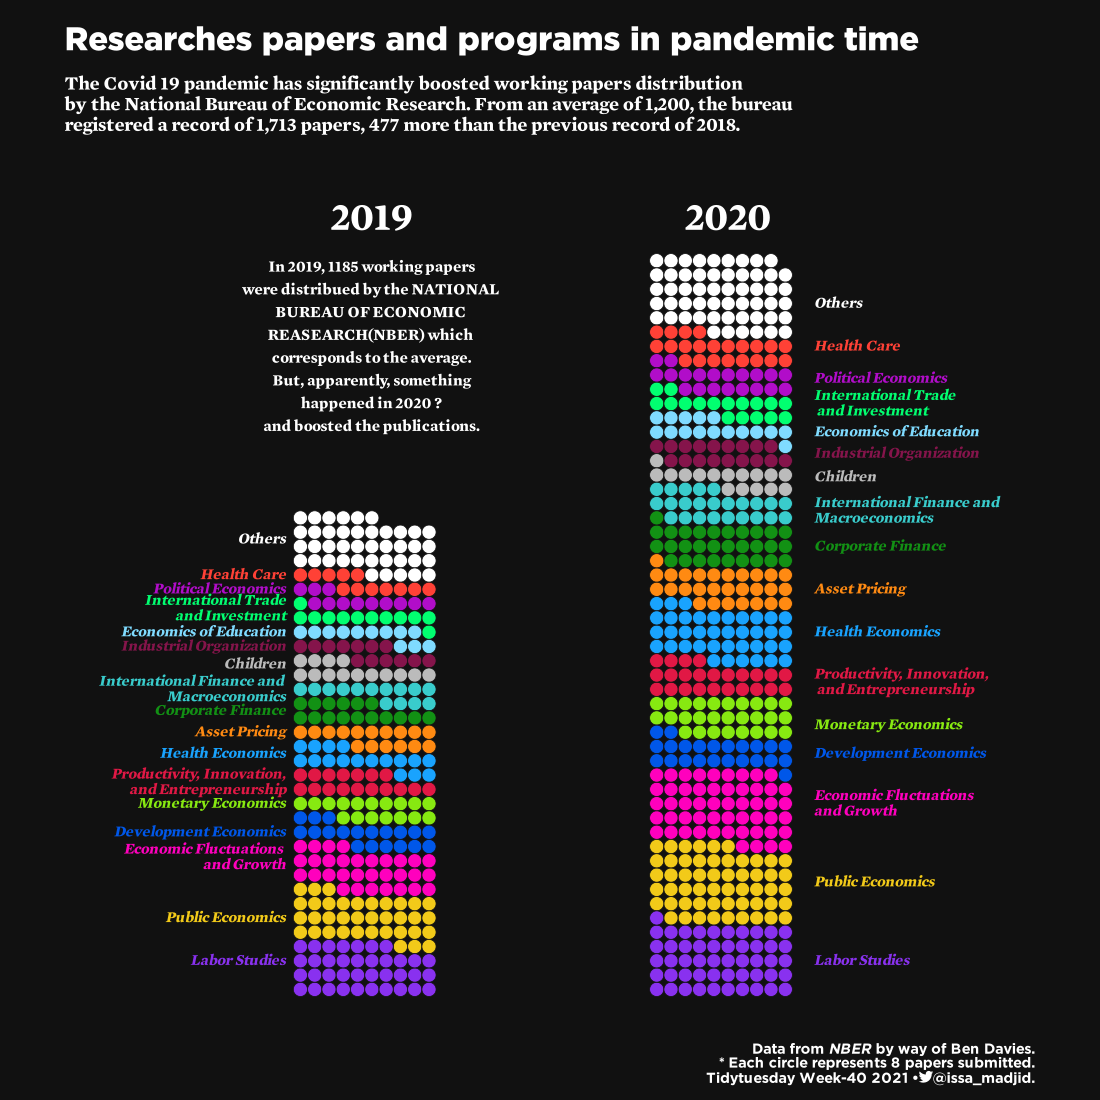

Write the R code that produced this figure.
# Load libraries ----------------------------------------------------------
library(tidyverse)
library(ggtext)
library(ggforce)
library(patchwork)

# Data Reading and Wrangling ----------------------------------------------
papers <- readr::read_csv('https://raw.githubusercontent.com/rfordatascience/tidytuesday/master/data/2021/2021-09-28/papers.csv')
programs <- readr::read_csv('https://raw.githubusercontent.com/rfordatascience/tidytuesday/master/data/2021/2021-09-28/programs.csv')
paper_programs <- readr::read_csv('https://raw.githubusercontent.com/rfordatascience/tidytuesday/master/data/2021/2021-09-28/paper_programs.csv')

glimpse(paper_programs)
papers_19_20 <- papers %>% 
  filter(between(year,2019,2020)) %>% 
  left_join(paper_programs, by = "paper") %>%
  count(year, program, sort = T) %>% 
  mutate(n = n/8)

repeat_programs <- function(program, n){
  tibble(
    program = rep(program, n)
  ) 
}

papers_19_circles <- papers_19_20 %>% 
  filter(year == 2019) %>% 
  mutate(program = fct_reorder(program, n)) %>% 
  arrange(desc(program)) %>% 
  select(program, n) %>%
  pmap_df(~repeat_programs(.x,.y)) %>% 
  mutate(row_num = row_number(),
         row_num = row_num - 1) %>% 
  mutate(x = row_num %% 10,
         y = row_num %/% 10) %>% 
  relocate(row_num) 

# Graphic -----------------------------------------------------------------
programs_colors <- c("LS" = "#8931EF",
                     "PE" = "#F2CA19",
                     "EFG" = "#FF00BD",
                     "DEV" = "#0057E9",
                     "ME" = "#87E911" , 
                     "PR"  = "#E11845",
                     "HE" = "#19A3FE",
                     "AP" = "#FF8A12",
                     "CF" = "#129114",
                     "IFM" = "#39CCCC",
                     "CH" = "#001F3F",
                     "IO" = "#85144B", 
                     "ED" = "#7FDBFF",
                     "ITI"= "#01FF70",
                     "POL" = "#B10DC9",
                     "HC" = "#FF4136")

text_2019 <- "In 2019, 1185 working papers
were distribued by the NATIONAL 
BUREAU OF ECONOMIC 
REASEARCH(NBER) which 
corresponds to the average.
But, apparently, something
happened in 2020 ?
and boosted the publications."

(papers_19_plot <- papers_19_circles %>% 
  ggplot() + 
  geom_circle(aes(x0= x, y0= y, r = .495, fill = program), size = .25, color = "#111111") + 
    scale_y_continuous(breaks = seq(0,50,by = 5)) + 
  annotate(geom = "text", x = 5, y = 54, label = "2019", color = "white",size = 10, fontface = "bold", family = "Mercury") + 
  annotate(geom = "text", x = 5, y = 51, label = text_2019, color = "white", vjust = 1,size = 4, fontface = "bold", family = "Mercury") + 
   annotate(geom = "text", x = -1, hjust = 1, y = 2,  
            label = "Labor Studies", color = "#8931EF", family = "Mercury", fontface = "bold.italic", size = 3.85) + 
   annotate(geom = "text", x = -1, hjust = 1, y = 5, 
            label = "Public Economics", color = "#F2CA19", family = "Mercury", fontface = "bold.italic", size = 3.85) +     
   annotate(geom = "text", x = -1, hjust = 1, y = 9.25,
            label = "Economic Fluctuations \nand Growth", color = "#FF00BD", family = "Mercury", lineheight = .85, fontface = "bold.italic", size = 3.85) +
   annotate(geom = "text", x = -1, hjust = 1, y = 11, 
            label = "Development Economics", color = "#0057E9", family = "Mercury", fontface = "bold.italic", size = 3.85) +     
   annotate(geom = "text", x = -1, hjust = 1, y = 13,
            label = "Monetary Economics", color = "#87E911", family = "Mercury", fontface = "bold.italic", size = 3.85) +     
   annotate(geom = "text", x = -1, hjust = 1, y = 14.5,
            label = "Productivity, Innovation,\n and Entrepreneurship", color = "#E11845",  family = "Mercury", lineheight = .85, fontface = "bold.italic", size = 3.85) +     
   annotate(geom = "text", x = -1, hjust = 1, y = 16.5,
            label = "Health Economics", color = "#19A3FE", family = "Mercury", fontface = "bold.italic", size = 3.85) +     
   annotate(geom = "text", x = -1, hjust = 1, y = 18,
            label = "Asset Pricing", color = "#FF8A12", family = "Mercury", fontface = "bold.italic", size = 3.85) +     
   annotate(geom = "text", x = -1, hjust = 1, y = 19.5,
            label = "Corporate Finance", color = "#129114", family = "Mercury", fontface = "bold.italic", size = 3.85) +     
   annotate(geom = "text", x = -1, hjust = 1, y = 21,
            label = "International Finance and \nMacroeconomics", color = "#39CCCC", family = "Mercury", lineheight = .85, fontface = "bold.italic", size = 3.85) +     
   annotate(geom = "text", x = -1, hjust = 1, y = 22.75,
            label = "Children", color = "#001F3F", family = "Mercury", fontface = "bold.italic", size = 3.85) +     
   annotate(geom = "text", x = -1, hjust = 1, y = 24,
            label = "Industrial Organization", color = "#85144B", family = "Mercury", fontface = "bold.italic", size = 3.85) +     
   annotate(geom = "text", x = -1, hjust = 1, y = 25,
            label = "Economics of Education", color = "#7FDBFF", family = "Mercury", fontface = "bold.italic", size = 3.85) +     
   annotate(geom = "text", x = -1, hjust = 1, y = 26.5, 
            label = "International Trade and Investment", color = "#01FF70", family = "Mercury", fontface = "bold.italic", size = 3.85) +     
   annotate(geom = "text", x = -1, hjust = 1, y = 28, 
            label = "Political Economics", color = "#B10DC9", family = "Mercury", fontface = "bold.italic", size = 3.85) +     
   annotate(geom = "text", x = -1, hjust = 1, y = 29,
            label = "Health Care", color = "#FF4136",family = "Mercury", fontface = "bold.italic", size = 3.85) +     
   annotate(geom = "text", x = -1, hjust = 1, y = 31.5, 
            label = "Others", family = "Mercury", fontface = "bold.italic", size = 3.85, color = "white")  + 
   coord_fixed(ylim = c(-.5, 55),xlim = c(-15,15)) + 
  scale_fill_manual(
    values = programs_colors,
    na.value = "white",
    guide = "none"
  ) + 
  theme_void()
)

program_levels <- levels(sort(papers_19_circles$program))

program_levels
papers_20_circles <- papers_19_20 %>% 
  filter(year == 2020) %>% 
  mutate(program = factor(program, levels = program_levels)) %>% 
  arrange(desc(program)) %>% 
  select(program, n) %>%
  pmap_df(~repeat_programs(.x,.y)) %>% 
  mutate(row_num = row_number(),
         row_num = row_num - 1) %>% 
  mutate(x = row_num %% 10,
         y = row_num %/% 10) %>% 
  relocate(row_num) 

(papers_20_plot <- papers_20_circles %>% 
  ggplot() + 
  geom_circle(aes(x0= x, y0= y, r = .495, fill = program), size = .25, color = "#111111") +
  theme_void() +
    annotate(geom = "text", x = 11, hjust = 0, y = 2,  
             label = "Labor Studies", color = "#8931EF", family = "Mercury", fontface = "bold.italic", size = 3.85) + 
    annotate(geom = "text", x = 11, hjust = 0, y = 7.5, 
             label = "Public Economics", color = "#F2CA19", family = "Mercury", fontface = "bold.italic", size = 3.85) +     
    annotate(geom = "text", x = 11, hjust = 0, y = 13,
             label = "Economic Fluctuations \nand Growth", color = "#FF00BD", family = "Mercury", fontface = "bold.italic",lineheight = .85, size = 3.85) +
    annotate(geom = "text", x = 11, hjust = 0, y = 16.5, 
             label = "Development Economics", color = "#0057E9", family = "Mercury", fontface = "bold.italic", size = 3.85) +     
    annotate(geom = "text", x = 11, hjust = 0, y = 18.5,
             label = "Monetary Economics", color = "#87E911", family = "Mercury", fontface = "bold.italic", size = 3.85) +     
    annotate(geom = "text", x = 11, hjust = 0, y = 21.5,
             label = "Productivity, Innovation,\n and Entrepreneurship", color = "#E11845",  family = "Mercury", fontface = "bold.italic",lineheight = .85, size = 3.85) +     
    annotate(geom = "text", x = 11, hjust = 0, y = 25,
             label = "Health Economics", color = "#19A3FE", family = "Mercury", fontface = "bold.italic", size = 3.85) +     
    annotate(geom = "text", x = 11, hjust = 0, y = 28,
             label = "Asset Pricing", color = "#FF8A12", family = "Mercury", fontface = "bold.italic", size = 3.85) +     
    annotate(geom = "text", x = 11, hjust = 0, y = 31,
             label = "Corporate Finance", color = "#129114", family = "Mercury", fontface = "bold.italic", size = 3.85) +     
    annotate(geom = "text", x = 11, hjust = 0, y = 33.5,
             label = "International Finance and \nMacroeconomics", color = "#39CCCC", family = "Mercury", fontface = "bold.italic", lineheight = .85, size = 3.85) +     
    annotate(geom = "text", x = 11, hjust = 0, y = 35.85,
             label = "Children", color = "#001F3F", family = "Mercury", fontface = "bold.italic", size = 3.85) +     
    annotate(geom = "text", x = 11, hjust = 0, y = 37.5,
             label = "Industrial Organization", color = "#85144B", family = "Mercury", fontface = "bold.italic", size = 3.85) +     
    annotate(geom = "text", x = 11, hjust = 0, y = 39,
             label = "Economics of Education", color = "#7FDBFF", family = "Mercury", fontface = "bold.italic", size = 3.85) +     
    annotate(geom = "text", x = 11, hjust = 0, y = 41, 
             label = "International Trade and Investment", color = "#01FF70", family = "Mercury", fontface = "bold.italic", size = 3.85) +     
    annotate(geom = "text", x = 11, hjust = 0, y = 42.75, 
             label = "Political Economics", color = "#B10DC9", family = "Mercury", fontface = "bold.italic", size = 3.85) +     
    annotate(geom = "text", x = 11, hjust = 0, y = 45,
             label = "Health Care", color = "#FF4136",family = "Mercury", fontface = "bold.italic", size = 3.85) +     
    annotate(geom = "text", x = 11, hjust = 0, y = 48, 
             label = "Others", family = "Mercury", fontface = "bold.italic", size = 3.85, color = "white")  + 
    annotate(geom = "text", x = 5, y = 54, label = "2020", color = "white", size = 10, fontface = "bold", family = "Mercury") + 
  coord_fixed(ylim = c(-.5, 55),xlim = c(-5,25)) + 
  scale_fill_manual(
    values = programs_colors,
    na.value = "white",
    guide = "none"
  )
)

# Combine plots
papers_19_plot +  papers_20_plot + 
  plot_annotation(title = "Researches papers and programs in pandemic time", 
                  subtitle = "The Covid 19 pandemic has significantly boosted working papers distribution 
by the National Bureau of Economic Research. From an average of 1,200, the bureau 
registered a record of 1,713 papers, 477 more than the previous record of 2018.") + 
labs(
  caption = "Data from ***NBER*** by way of Ben Davies.<br>
        * Each circle represents 8 papers submitted.<br>
       Tidytuesday Week-40 2021 &bull;<span style='font-family: \"Font Awesome 5 Brands\"'>&#xf099;</span>**@issa_madjid**."
) &
  theme(
        plot.background = element_rect(fill = "#111111", color = NA),
        plot.title = element_text(size = rel(2.15), family = "Gotham Black",color = "white", hjust = 0),
        plot.subtitle = element_text(size = rel(1.25),family = "Mercury", face ="bold", color = "white", hjust = 0, margin = margin(t = 10, b = 0)),
        plot.caption = element_markdown(color = "white", size = rel(.95), family = "Gotham Bold", margin = margin(t = 5,b = 10), hjust = 1),
        plot.margin = margin(t = 20, r = 10, l = 10))


# Saving ------------------------------------------------------------------
path <-  here::here("2021_w40/tidytuesday_2021_w40")
ggsave(glue::glue("{path}.pdf"), width = 11, height = 11, device = cairo_pdf)

pdftools::pdf_convert(pdf = glue::glue("{path}.pdf"), 
                      filenames = glue::glue("{path}.png"),
                      format = "png", dpi = 640)
